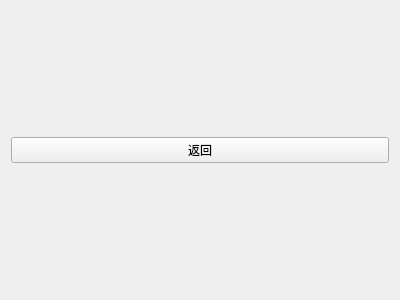
<?xml version="1.0" encoding="UTF-8"?>
<ui version="4.0">
 <class>SelectWidget</class>
 <widget class="QWidget" name="SelectWidget">
  <property name="geometry">
   <rect>
    <x>0</x>
    <y>0</y>
    <width>400</width>
    <height>300</height>
   </rect>
  </property>
  <property name="windowTitle">
   <string>Form</string>
  </property>
  <layout class="QGridLayout" name="gridLayout">
   <item row="0" column="0">
    <widget class="QPushButton" name="returnButton">
     <property name="text">
      <string>返回</string>
     </property>
    </widget>
   </item>
  </layout>
 </widget>
 <resources/>
 <connections/>
</ui>
